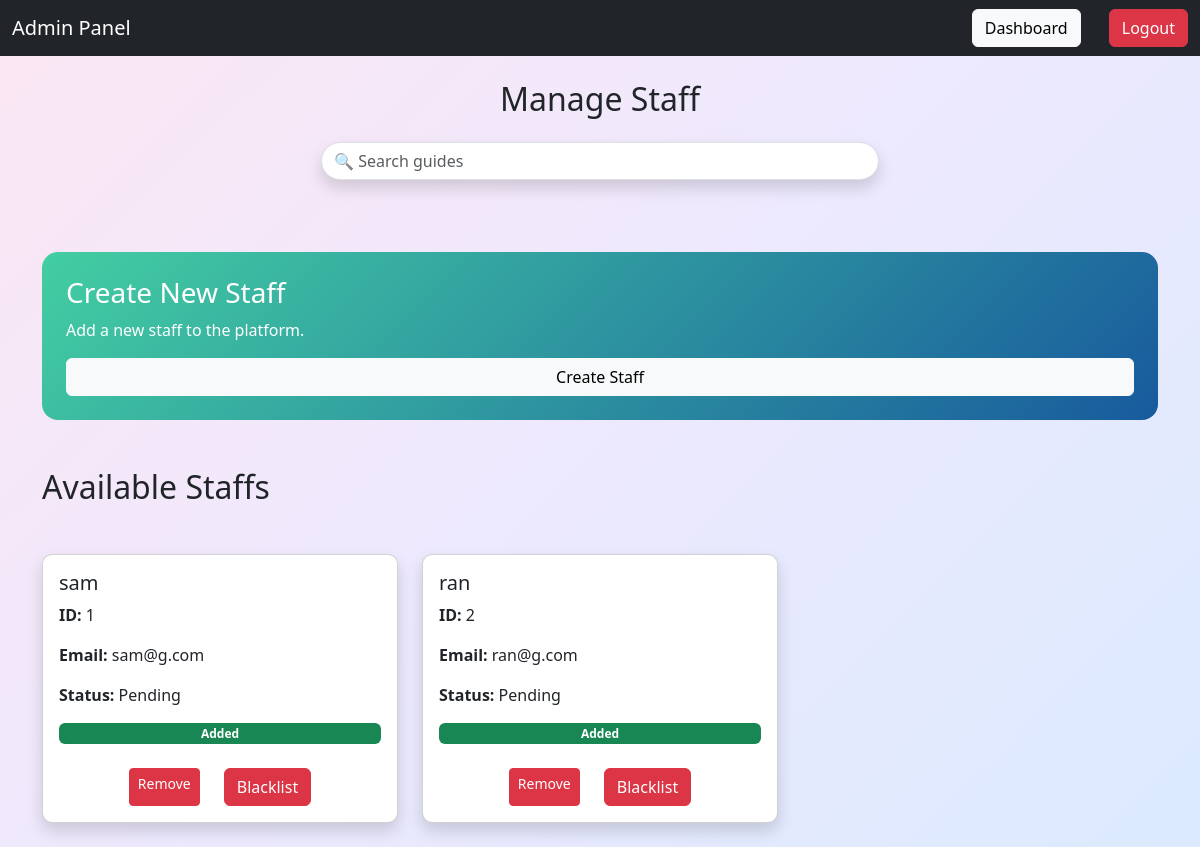
Page /admin/staff on the earlier database version.
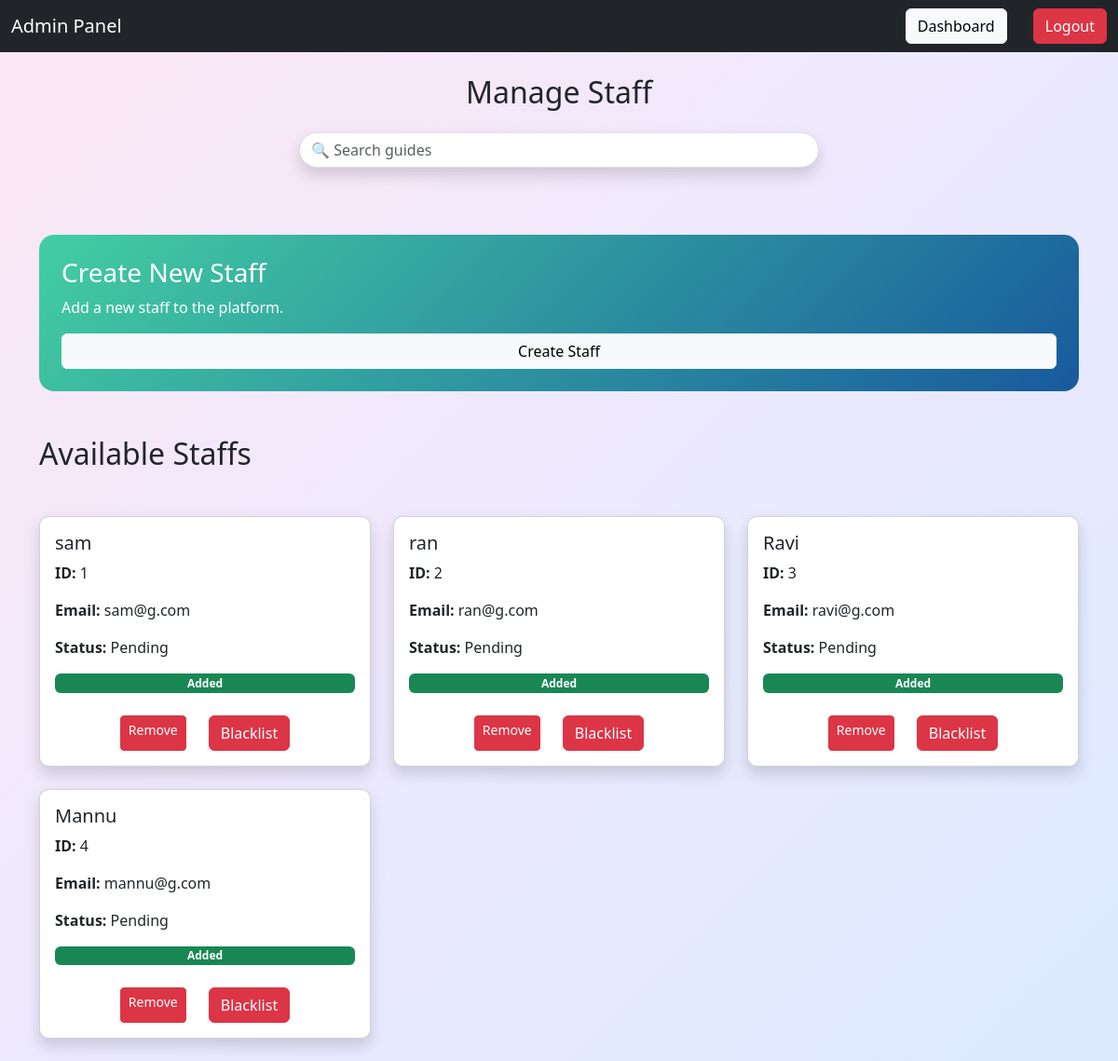
Same page on the later database version.
### application/model.py (models this page shows)
class Staff(db.Model):
    staff_id=db.Column(db.Integer,primary_key=True)
    staff_name = db.Column(db.String, nullable = False)
    contact_details=db.Column(db.String(15))
    status=db.Column(db.String,default="Pending" )
    email = db.Column(db.String(100), unique=True,nullable = False)
    password = db.Column(db.String(100), nullable=False)
    is_added = db.Column(db.Boolean, default=False)
    is_blacklisted = db.Column(db.Boolean, default=False)
    treks=db.relationship("Trek",backref="staff")

### application/routes.py (the view)
@app.route("/admin/staff")
def admin_staff():
    search = request.args.get("search", "")
    if search:
        staff = Staff.query.filter(
            or_(
                Staff.staff_name.ilike(f"%{search}%"),
                Staff.staff_id == search if search.isdigit() else False
            )
        ).all()
    else:
        staff = Staff.query.all()
    return render_template(
        "admin/staff.html", staff=staff,search=search)

### templates/Admin/staff.html (shortened to what this page needs)
<!DOCTYPE html>
<html lang="en">
<head>
    <link href="https://cdn.jsdelivr.net/npm/bootstrap@5.3.8/dist/css/bootstrap.min.css" rel="stylesheet">
</head>
<body>
<nav class="navbar navbar-expand-lg">
    <div class="container-fluid">
        <a class="navbar-brand">Admin Panel</a>
        <div ms-auto>
        <a href="/admin_dashboard" class="btn btn-light me-2">Dashboard</a>
        <a href="/" class="btn btn-danger ms-3">Logout</a>
            </div>
    </div>
</nav>
<div class="container mt-4">
   <h2 class="mb-4 text-center">Manage Staff</h2>
   <form class="d-flex justify-content-center mt-4" method="GET">
    <input
        class="form-control w-50 rounded-pill shadow"
        type="search"
        name="search"
        value="{{ search }}"
        placeholder="🔍 Search guides"
    >
</form>
<br>
<br>
<br>
{% if search %}
<h2 class="mb-4">Search Results for "{{ search }}"</h2>
{% else %}
<div class="card border-0 rounded-4 text-white p-4"
     style="background: linear-gradient(135deg,#43cea2,#185a9d);">
    <h3> Create New Staff</h3>
    <p>Add a new staff to the platform.</p>
    <a href="/admin/staff/create_staff"
       class="btn btn-light">
        Create Staff
    </a>
</div>
<br>
<br>
<h2 class="mb-4">Available Staffs</h2>
{% endif %}
<br>
    <div class="row">
        {% for s in staff %}
        <div class="col-md-4 mb-4">
            <div class="card shadow p-3">
                <h5>{{ s.staff_name }}</h5>
                <p><strong>ID:</strong> {{ s.staff_id }}</p>
                <p><strong>Email:</strong> {{ s.email }}</p>
                <p><strong>Status:</strong> {{ s.status }}</p>
                {% if s.is_blacklisted %}
                    <span class="badge bg-danger">Blacklisted</span>
                {% else %}
                    <span class="badge bg-success">Added</span>
                {% endif %}
                <br>
                <div class="d-flex justify-content-center gap-4">
                    <a href="/admin/staff/remove/{{ s.staff_id }}" class="btn btn-danger btn-sm">
                        Remove
                    </a>
                {% if s.is_blacklisted  %}
                    <a href="/admin/staff/approve/{{ s.staff_id }}" class="btn btn-secondary btn-success">
                        Approve
                    </a>
                {% else %}
                    <a href="/admin/staff/blacklist/{{ s.staff_id }}" class="btn btn-secondary btn-danger">
                        Blacklist
                    </a>
                {% endif %}
                    </div>
                </div>
            </div>
        {% endfor %}
    </div>
</div>
</body>
</html>

### templates/Admin/staff.html (style rules this page uses)
body { background: linear-gradient( 135deg, #fce7f3, #ede9fe, #dbeafe) }
.navbar { background-color: #212529; }
.navbar-brand, .nav-link { color: white !important; }
.card { border-radius: 10px; }

Differences in the rows shown:
added Staff: staff_name "Ravi", staff_id "3", email "ravi@g.com", status "Pending", is_blacklisted "Added"
added Staff: staff_name "Mannu", staff_id "4", email "mannu@g.com", status "Pending", is_blacklisted "Added"
